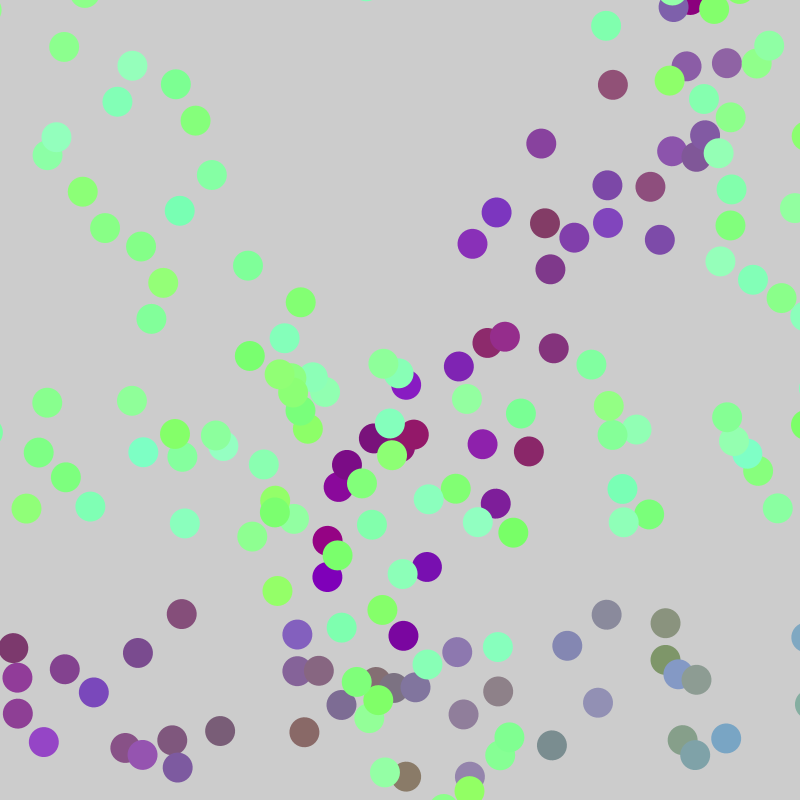
Frame 1 (no input)
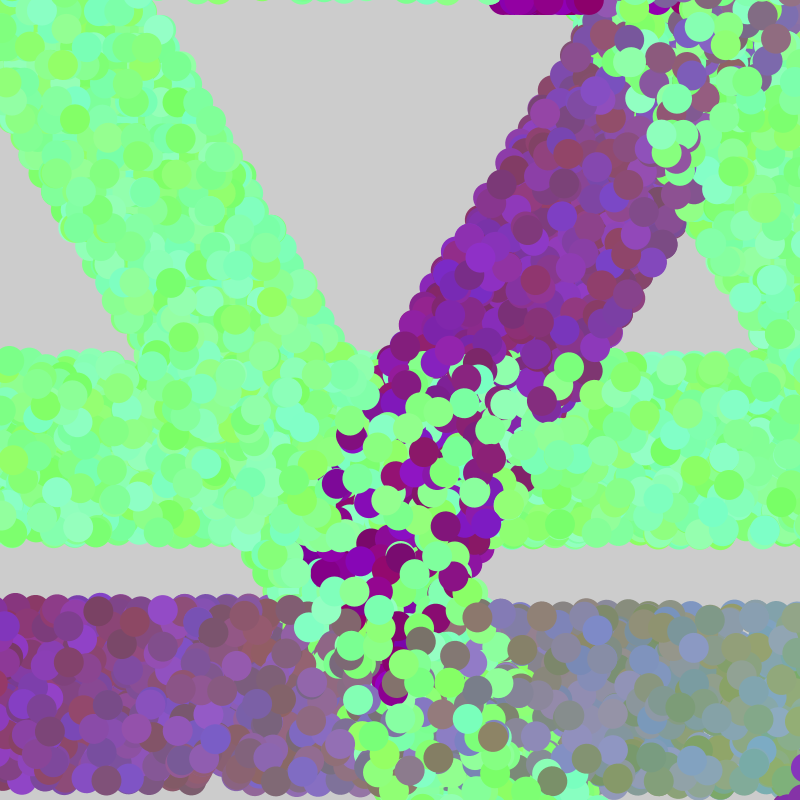
Frame 60 (the mouse pressed at the canvas centre just before this capture)
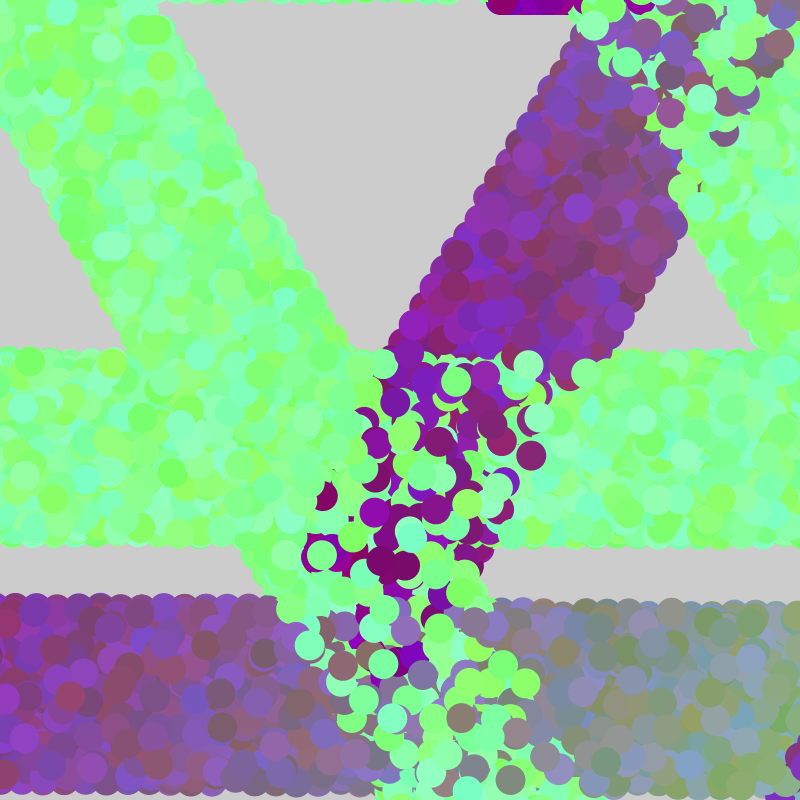
Frame 120 (the mouse held since frame 60 and released just before this capture)

The Processing sketch that drew these frames (run headless with seeded random() and noise(); from frame 60 on, the mouse is pressed at the canvas centre):

// Processing sketch: processing_156817
// ── processing_156817.pde





int h;
int i;
void setup() {

  size(800, 800);
  frameRate(60);
h = 0;
i= 0;

}


void draw() {
  i++;
  h++;
  fill(255);
  noStroke();
  for (int h = 0; h< height; h++) {
                for (int i = 0; i <width; i++) {
                        fill (random(120, 150), h, random(100, 200));
                        ellipse(i*100+random(500, 700), 5*i, 30, 30);
                        
                                               

                        
                        translate(h*7, i*7);
                        rotate(PI/3.0);
                       
                }

}


}
